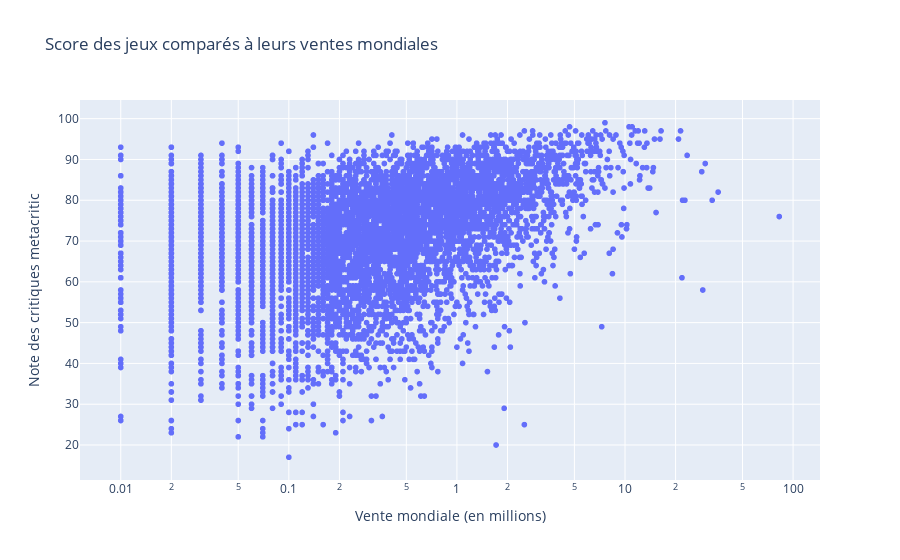

Notebook source saved alongside this figure:
### Code cell
# Show the graph
fig = px.scatter(data_merged, x='Global_Sales', y='score', hover_name="genre",
                 color_discrete_map=genre_colors, title="Score des jeux comparés à leurs ventes mondiales", labels={
                     "Global_Sales": "Vente mondiale (en millions)",
                     "score": "Note des critiques metacritic",
                 }, log_x=True)
fig

### Figure 1 — Plotly figure (JSON) as saved in the notebook; plotly's stock layout.template omitted (floating-point values rounded to 4 significant figures; data arrays with more than 128 entries replaced by an {"elided": "..."} marker saying what was removed)
{"data": [{"hovertemplate": "<b>%{hovertext}</b><br><br>Vente mondiale (en millions)=%{x}<br>Note des critiques metacritic=%{y}<extra></extra>", "hovertext": {"elided": "6332 str values"}, "legendgroup": "", "marker": {"color": "#636efa", "symbol": "circle"}, "mode": "markers", "name": "", "showlegend": false, "type": "scattergl", "x": {"elided": "6332 float values"}, "xaxis": "x", "y": {"elided": "6332 int values"}, "yaxis": "y"}], "layout": {"legend": {"tracegroupgap": 0}, "title": {"text": "Score des jeux comparés à leurs ventes mondiales"}, "xaxis": {"anchor": "y", "domain": [0, 1], "title": {"text": "Vente mondiale (en millions)"}, "type": "log"}, "yaxis": {"anchor": "x", "domain": [0, 1], "title": {"text": "Note des critiques metacritic"}}}}
